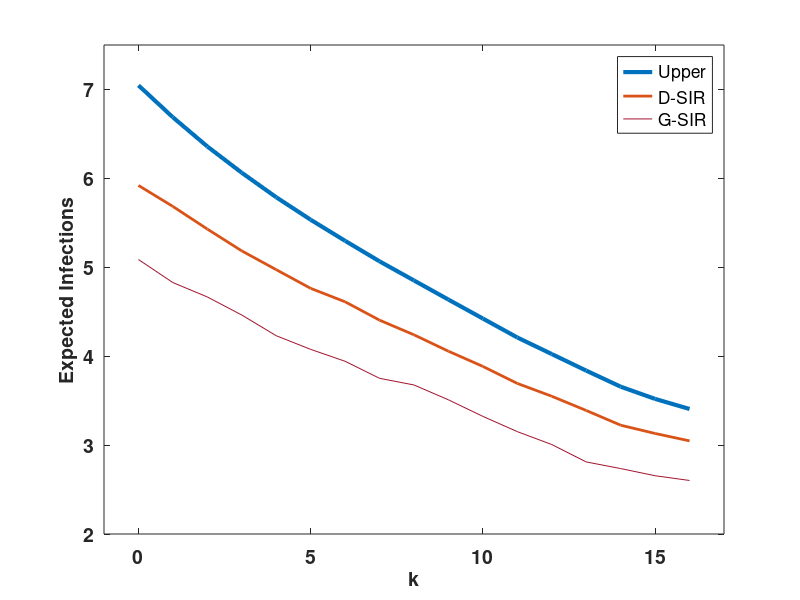

The MATLAB script that drew this image:
fileID = fopen('testModel/ds-upper.txt','r');
formatSpec = '%f';
greedy = fscanf(fileID,formatSpec);

fileID = fopen('testModel/ds-real.txt','r');
formatSpec = '%f';
rand_up = fscanf(fileID,formatSpec);


fileID = fopen('testModel/ds-markov.txt','r');
formatSpec = '%f';
maxd = fscanf(fileID,formatSpec);

k = size(greedy,1);
x = 0:1:k-1;
plot(x,greedy,'LineWidth',3);

hold on 
plot(x,rand_up,'LineWidth',2);

hold on 
plot(x,maxd,'color',[0.6350    0.0780    0.1840]);

set(gca,'FontSize',14,'FontWeight','bold');
xlabel('k','FontSize',14,'FontWeight','bold');
ylabel('Expected Infections','FontSize',14,'FontWeight','bold')
xlim([-1 17]);
ylim([2 7.5]);

legend('Upper','D-SIR','G-SIR');